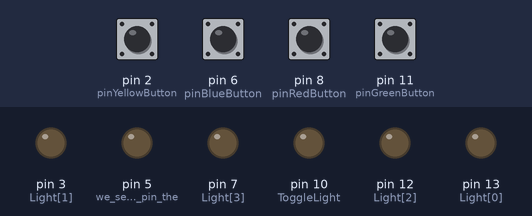
This sketch was run on a simulated Arduino Uno, built with avr-gcc and run on an emulated ATmega328P. On the bench: output pins drawn as LEDs (lit = HIGH). Inputs (shaded band) come from the test bench; at power-on: pin 2 (pinYellowButton), pin 6 (pinBlueButton), pin 8 (pinRedButton), pin 11 (pinGreenButton) LOW. Random numbers use the default seed unless the sketch sets one; what the sketch prints to the serial monitor is not drawn.

Above: at 1.2 s.
1.3 s: pin 2 (pinYellowButton) pulled HIGH for 0.15 s
At 2.2 s:
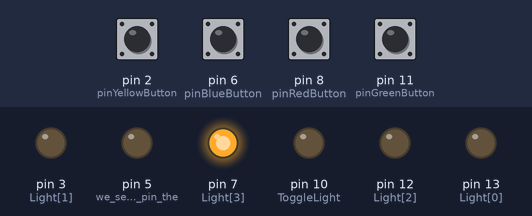
3.9 s: pin 6 (pinBlueButton) pulled HIGH for 0.15 s
At 4.7 s:
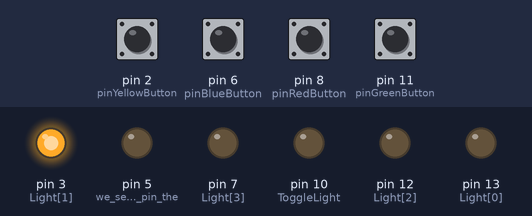
6.5 s: pin 11 (pinGreenButton) pulled HIGH for 0.15 s
At 7.4 s:
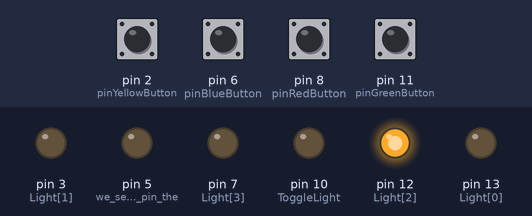
9.1 s: pin 8 (pinRedButton) pulled HIGH for 1 s
At 10.7 s:
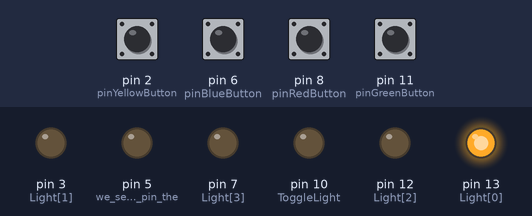
12.6 s: pin 2 (pinYellowButton) pulled HIGH for 1 s
At 13.7 s:
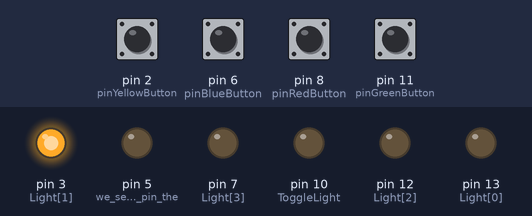
16.1 s: pin 6 (pinBlueButton) pulled HIGH for 1 s
At 16.4 s:
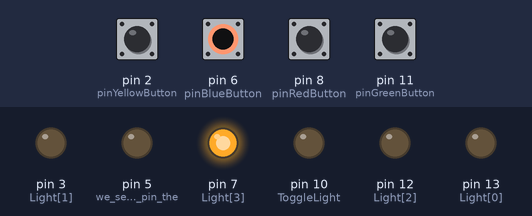
Timing chart, 0 to 19.6 s (numbered marks = the images above; inputs shaded):
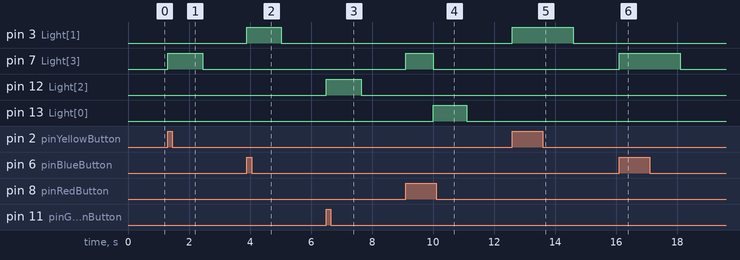

The sketch:

arcadebutton_and_light_Oct6.ino
```cpp
/* sketch 1
turn on a LED when the button is pressed
turn it off when the button is not pressed (or released)
*/
int pinRedButton = 8; //the pin we connect the button
//int RedLight = 13; // the pin we connect to the LED

int pinGreenButton = 11;
//int GreenLight = 12;
//
int pinToggle = 9;
int ToggleLight = 10;
//
int pinYellowButton = 2;
//int YellowLight = 3;
//
int pinBlueButton = 6;
//int BlueLight = 7;
//
unsigned long timeGreenButton;
unsigned long timeYellowButton;
unsigned long timeRedButton;
unsigned long timeBlueButton;
unsigned long timeLastSwitch = millis();
int wait = 300;

int redindex = 0;
int blueindex = 1;
int greenindex = 2;
int yellowindex = 3;
int Light[] = {13,3,12,7};

//
int potentioValue = 0; //Value of Potentiometer

void setup() {

Serial.begin(9600);

  // put your setup code here, to run once:
  // www.electroschematics.com/8964/turn-on-led-button-arduino/
  pinMode(pinRedButton, INPUT); //set the button pin as INPUT
  pinMode(Light[redindex], OUTPUT); //
  //
  pinMode(pinGreenButton, INPUT); //set the button pin as INPUT
  pinMode(Light[greenindex], OUTPUT); //
   //
  pinMode(pinYellowButton, INPUT); //set the button pin as INPUT
  pinMode(Light[yellowindex], OUTPUT); //
  //
  pinMode(pinBlueButton, INPUT); //set the button pin as INPUT
  pinMode(Light[blueindex], OUTPUT); //
  //
  pinMode(pinToggle, INPUT); //set the button pin as INPUT
  pinMode(ToggleLight, OUTPUT); //
  //
  pinMode(A0,INPUT);
pinMode(5, OUTPUT); // we select any PWM pin the ones with this sign “~”
pinMode(13, OUTPUT);
}

void loop() {
  // put your main code here, to run repeatedly:
  int stateRedButton = digitalRead(pinRedButton); //read the state of the button
  if(stateRedButton == 1) { //if is pressed
 timeRedButton=millis();
    digitalWrite(Light[redindex], HIGH); //write 1 or HIGH to led pin
  }
  if(millis()-timeRedButton>1000){
    digitalWrite(Light[redindex], LOW);
  }
  //Fenia
  int stateGreenButton = digitalRead(pinGreenButton); //read the state of the button
  if(stateGreenButton == 1) { //if is pressed
    timeGreenButton=millis();
    digitalWrite(Light[greenindex], HIGH); //write 1 or HIGH to led pin
  }
  if(millis()-timeGreenButton>1000){
    digitalWrite(Light[greenindex], LOW);
}
/*
  int stateToggle = digitalRead(pinToggle); //read the state of the button
  if(stateToggle == 1) { //if is pressed
    digitalWrite(RedLight, HIGH);
    delay(wait);
    digitalWrite(RedLight, LOW);
    digitalWrite(GreenLight, HIGH);
    delay(wait);
    digitalWrite(GreenLight, LOW);
    digitalWrite(BlueLight, HIGH);
    delay(wait);
    digitalWrite(BlueLight, LOW);
    digitalWrite(YellowLight, HIGH);
    delay(wait);
    digitalWrite(YellowLight, LOW);
    digitalWrite(ToggleLight, HIGH);
    delay(wait);
    digitalWrite(ToggleLight, LOW);
    digitalWrite(ToggleLight, HIGH); //write 1 or HIGH to led pin
    delay(wait); // waits for a second
    digitalWrite(ToggleLight, LOW);
    digitalWrite(RedLight, HIGH);
    digitalWrite(GreenLight, HIGH);
    digitalWrite(BlueLight, HIGH);
    digitalWrite(YellowLight, HIGH);
    digitalWrite(ToggleLight, HIGH);
    delay(600);
    digitalWrite(RedLight, LOW);
    digitalWrite(GreenLight, LOW);
    digitalWrite(BlueLight, LOW);
    digitalWrite(YellowLight, LOW);
    digitalWrite(ToggleLight, LOW);


  }
  */
//
  int stateYellowButton = digitalRead(pinYellowButton); //read the state of the button
  if(stateYellowButton == 1) { //if is pressed
    timeYellowButton=millis();
    digitalWrite(Light[yellowindex], HIGH); //write 1 or HIGH to led pin
  }

  if(millis()-timeYellowButton>1000){
    digitalWrite(Light[yellowindex], LOW);
  }

  int stateBlueButton = digitalRead(pinBlueButton); //read the state of the button
  if(stateBlueButton == 1) { //if is pressed
   timeBlueButton=millis();
    digitalWrite(Light[blueindex], HIGH); //write 1 or HIGH to led pin
  }

  if(millis()-timeBlueButton>1000){
    digitalWrite(Light[blueindex], LOW);
  }

if (millis()-timeLastSwitch > 5000){
  Serial.println("start loop");
  timeLastSwitch = millis();
  redindex = random(0,4);
   Serial.println("red index");
   Serial.print(redindex);

  while(yellowindex == redindex) {
    yellowindex = random(0,4);
   Serial.println("yellow index");
   Serial.print(yellowindex);
    }
   while(greenindex == redindex || greenindex == yellowindex) {
    greenindex = random(0,4);
   Serial.println("green index");
   Serial.print(greenindex);
    }
   while(blueindex == redindex || blueindex == yellowindex || blueindex == greenindex) {
    blueindex = random(0,4);
   Serial.println("blue index");
   Serial.print(blueindex);
    }


  }

}
```

Measured:
- after the input at 1.3 s, pin 7 (Light[3]): LOW → HIGH at once, → LOW 1.1 s later
- after the input at 3.9 s, pin 3 (Light[1]): LOW → HIGH at once, → LOW 1.1 s later
- after the input at 6.5 s, pin 12 (Light[2]): LOW → HIGH at once, → LOW 1.1 s later
- after the input at 9.1 s, pin 7 (Light[3]): LOW → HIGH at once, → LOW 0.90 s later; pin 13 (Light[0]): LOW → HIGH after 0.90 s, → LOW 1.1 s later
- after the input at 12.6 s, pin 3 (Light[1]): LOW → HIGH at once, → LOW 2.0 s later
- after the input at 16.1 s, pin 7 (Light[3]): LOW → HIGH at once, → LOW 2.0 s later
